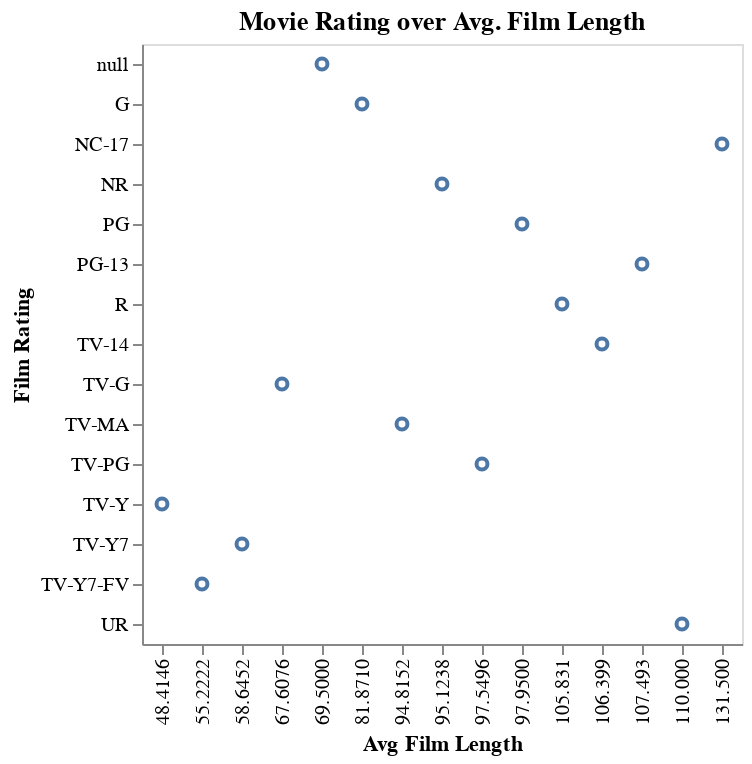

Write notebook code for a chart like this one.
### Code cell
data[["mins", "trash"]] = data["duration"].str.split(' ', expand=True)
data["mins"].dropna()
bk_df = data[["rating", "mins", "release_year"]]
bk_df

backup = alt.Chart(bk_df, 
                   title = "Movie Rating over Avg. Film Length").mark_point(
                    ).encode(x = alt.X("mean(mins)",
                            axis=alt.Axis(format='n'),
                                      title = "Avg Film Length"), 
                              y = alt.Y("rating:N", 
                                title = "Film Rating"))
backup

### Figure 1 — Vega-Lite specification as saved in the notebook (floating-point values rounded to 4 significant figures; data arrays with more than 128 entries replaced by an {"elided": "..."} marker saying what was removed)
{"config": {"view": {"continuousWidth": 400, "continuousHeight": 300}}, "data": {"name": "data-9f9836f1b9f8844f575c8e55c4bf343e"}, "mark": "point", "encoding": {"x": {"aggregate": "mean", "axis": {"format": "n"}, "field": "mins", "title": "Avg Film Length", "type": "nominal"}, "y": {"field": "rating", "title": "Film Rating", "type": "nominal"}}, "title": "Movie Rating over Avg. Film Length", "$schema": "https://vega.github.io/schema/vega-lite/v4.17.0.json", "datasets": {"data-9f9836f1b9f8844f575c8e55c4bf343e": {"elided": "3939 records"}}}
